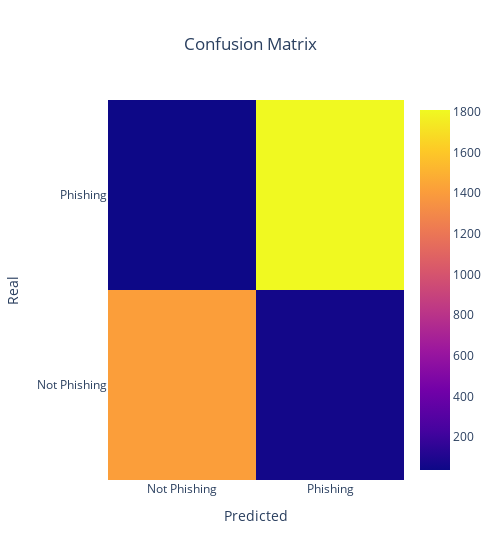

Write notebook code for a chart like this one.
### Code cell
confusion_matrix = metrics.confusion_matrix(y_test, y_pred_xgb)
confusion_matrix = confusion_matrix.astype(int)

layout = {
    "title": "Confusion Matrix", 
    "title_x": 0.5,
    "xaxis": {"title": "Predicted"}, 
    "yaxis": {"title": "Real"},
    "width": 500
}

fig = go.Figure(data=go.Heatmap(z=confusion_matrix,
                                x=['Not Phishing','Phishing'],
                                y=['Not Phishing','Phishing']),
                layout=layout)
fig.show()

### Figure 1 — Plotly figure (JSON) as saved in the notebook; plotly's stock layout.template omitted (floating-point values rounded to 4 significant figures)
{"data": [{"type": "heatmap", "x": ["Not Phishing", "Phishing"], "y": ["Not Phishing", "Phishing"], "z": [[1412, 58], [38, 1809]]}], "layout": {"title": {"text": "Confusion Matrix", "x": 0.5}, "width": 500, "xaxis": {"title": {"text": "Predicted"}}, "yaxis": {"title": {"text": "Real"}}}}
